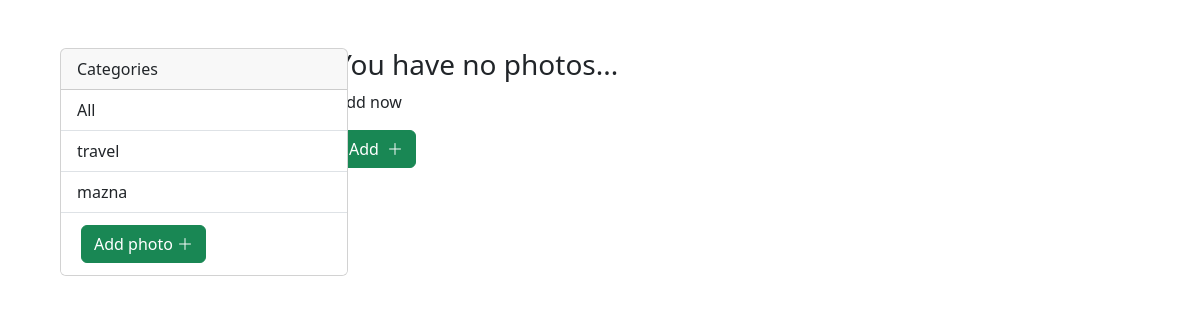
/?category=Food, run on an earlier commit of the app's database.
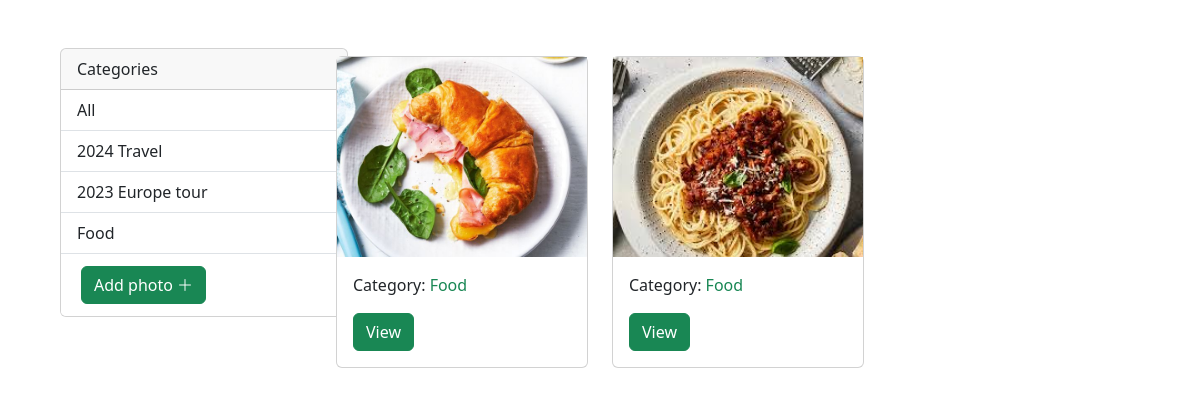
And on a later commit of the database.
### photoshare/models.py (models this page shows, shortened)
class Category(models.Model):
    name = models.CharField(max_length=100, null=False, blank=False)
    def __str__(self):
        return self.name

class Photo(models.Model):
    category = models.ForeignKey(Category, on_delete=models.SET_NULL, null=True, blank=True)
    image = models.ImageField(null=False, blank=False)
    description = models.TextField(max_length=500, null=False, blank=False)

### photoshare/views.py (the view)
# urls.py: path('', views.gallery, name='gallery'),
def gallery(request):
    category = request.GET.get('category')
    if category == None:
        photos = Photo.objects.all()
    else:
        photos = Photo.objects.filter(category__name=category)
    categories = Category.objects.all()
    context = {'categories': categories, 'photos': photos}
    return render(request, 'photoshare/gallery.html', context)

### photoshare/templates/photoshare/gallery.html (shortened to what this page needs)
<!DOCTYPE html>
<html lang="en">
<head>
    <link href="https://cdn.jsdelivr.net/npm/bootstrap@5.3.5/dist/css/bootstrap.min.css" rel="stylesheet">
    <link rel="stylesheet" href="https://cdn.jsdelivr.net/npm/bootstrap-icons@1.11.3/font/bootstrap-icons.min.css">
</head>
<body class="m-5">
    <div class="container">
        <div class="row">
            <div class="col-md-3">
                <div class="card me-3" style="width: 18rem;">
                    <div class="card-header">
                        Categories
                    </div>
                    <ul class="list-group list-group-flush">
                        <li class="list-group-item">
                            <a href="{% url 'gallery' %}" class="text-dark" style="text-decoration: none;">All</a>
                        </li>
                        {% for category in categories %}
                            <li class="list-group-item" style="text-decoration: none;">
                                <a href="{% url 'gallery' %}?category={{category.name}}" class="text-dark" style="text-decoration: none;">
                                    {{category}}
                                </a>
                            </li>
                        {% endfor %}
                        <li class="list-group-item">
                            <a href="{% url 'add' %}" class="btn btn-success m-1">Add photo <i class="bi bi-plus-lg"></i></a>
                        </li>
                    </ul>
                </div>
            </div>
            <div class="col-md-9">
                <div class="row">
                    {% for photo in photos %}
                    <div class="col-md-4">
                        <div class="card my-2">
                            <img src="{{photo.image.url}}" class="image-thumbnail" alt="image">
                            <div class="card-body">
                                <p>Category: <span class="text-success">{{photo.category.name}}</span></p>
                                <a href="{% url 'photo' photo.id %}" class="btn btn-success">View</a>
                            </div>
                        </div>
                    </div>
                    {% empty %}
                    <div class="col justify-content-center">
                        <h3>You have no photos...</h3>
                        <p>Add now </p>
                        <a href="{% url 'add' %}" class="btn btn-success">Add <i class="bi bi-plus-lg ms-1"></i></a>
                    </div>
                    {% endfor %}
                </div>
            </div>
        </div>
    </div>
</body>
</html>

### photoshare/templates/photoshare/gallery.html (style rules this page uses)
.image-thumbnail { height: 200px; object-fit: cover; }

What changed in the data, as far as the page shows it:
removed Category: name "travel"
removed Category: name "mazna"
added Category: name "2024 Travel"
added Category: name "2023 Europe tour"
added Category: name "Food"
added Photo: image (picture), category.name "Food"
added Photo: image (picture), category.name "Food"
Also different on the page:
text no longer shown: "You have no photos... Add now Add"
